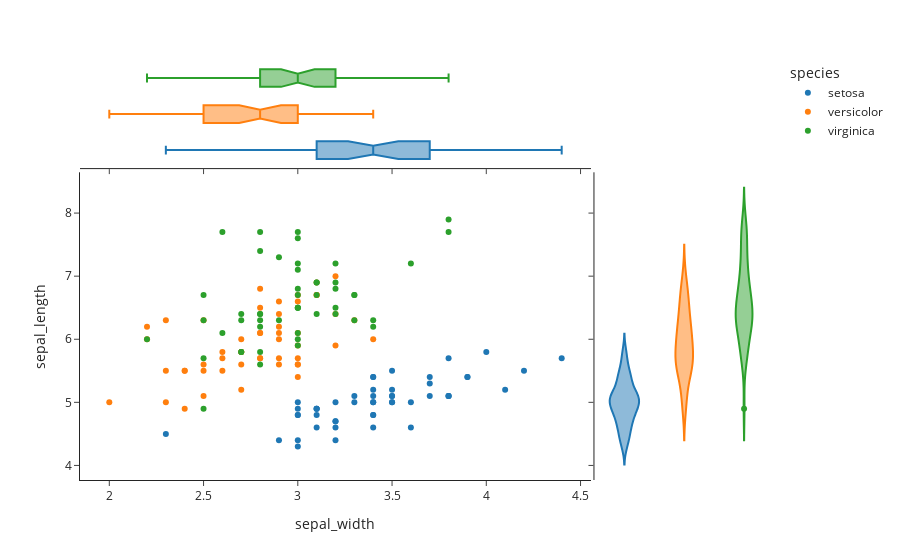

The code cell stored with this chart in its notebook:
### Code cell
fig = px.scatter(
    df,
    x="sepal_width",
    y="sepal_length",
    color="species",
    marginal_y="violin",
    marginal_x="box",
    template="simple_white",
)
fig.show()

### Figure 1 — Plotly figure (JSON) as saved in the notebook; plotly's stock layout.template omitted (floating-point values rounded to 4 significant figures)
{"data": [{"hovertemplate": "species=setosa<br>sepal_width=%{x}<br>sepal_length=%{y}<extra></extra>", "legendgroup": "setosa", "marker": {"color": "#1F77B4", "symbol": "circle"}, "mode": "markers", "name": "setosa", "orientation": "v", "showlegend": true, "type": "scatter", "x": [3.5, 3.0, 3.2, 3.1, 3.6, 3.9, 3.4, 3.4, 2.9, 3.1, 3.7, 3.4, 3.0, 3.0, 4.0, 4.4, 3.9, 3.5, 3.8, 3.8, 3.4, 3.7, 3.6, 3.3, 3.4, 3.0, 3.4, 3.5, 3.4, 3.2, 3.1, 3.4, 4.1, 4.2, 3.1, 3.2, 3.5, 3.1, 3.0, 3.4, 3.5, 2.3, 3.2, 3.5, 3.8, 3.0, 3.8, 3.2, 3.7, 3.3], "xaxis": "x", "y": [5.1, 4.9, 4.7, 4.6, 5.0, 5.4, 4.6, 5.0, 4.4, 4.9, 5.4, 4.8, 4.8, 4.3, 5.8, 5.7, 5.4, 5.1, 5.7, 5.1, 5.4, 5.1, 4.6, 5.1, 4.8, 5.0, 5.0, 5.2, 5.2, 4.7, 4.8, 5.4, 5.2, 5.5, 4.9, 5.0, 5.5, 4.9, 4.4, 5.1, 5.0, 4.5, 4.4, 5.0, 5.1, 4.8, 5.1, 4.6, 5.3, 5.0], "yaxis": "y"}, {"alignmentgroup": "True", "hovertemplate": "species=setosa<br>sepal_width=%{x}<extra></extra>", "legendgroup": "setosa", "marker": {"color": "#1F77B4", "symbol": "circle"}, "name": "setosa", "notched": true, "offsetgroup": "setosa", "showlegend": false, "type": "box", "x": [3.5, 3.0, 3.2, 3.1, 3.6, 3.9, 3.4, 3.4, 2.9, 3.1, 3.7, 3.4, 3.0, 3.0, 4.0, 4.4, 3.9, 3.5, 3.8, 3.8, 3.4, 3.7, 3.6, 3.3, 3.4, 3.0, 3.4, 3.5, 3.4, 3.2, 3.1, 3.4, 4.1, 4.2, 3.1, 3.2, 3.5, 3.1, 3.0, 3.4, 3.5, 2.3, 3.2, 3.5, 3.8, 3.0, 3.8, 3.2, 3.7, 3.3], "xaxis": "x3", "yaxis": "y3"}, {"alignmentgroup": "True", "hovertemplate": "species=setosa<br>sepal_length=%{y}<extra></extra>", "legendgroup": "setosa", "marker": {"color": "#1F77B4", "symbol": "circle"}, "name": "setosa", "offsetgroup": "setosa", "scalegroup": "y", "showlegend": false, "type": "violin", "xaxis": "x2", "y": [5.1, 4.9, 4.7, 4.6, 5.0, 5.4, 4.6, 5.0, 4.4, 4.9, 5.4, 4.8, 4.8, 4.3, 5.8, 5.7, 5.4, 5.1, 5.7, 5.1, 5.4, 5.1, 4.6, 5.1, 4.8, 5.0, 5.0, 5.2, 5.2, 4.7, 4.8, 5.4, 5.2, 5.5, 4.9, 5.0, 5.5, 4.9, 4.4, 5.1, 5.0, 4.5, 4.4, 5.0, 5.1, 4.8, 5.1, 4.6, 5.3, 5.0], "yaxis": "y2"}, {"hovertemplate": "species=versicolor<br>sepal_width=%{x}<br>sepal_length=%{y}<extra></extra>", "legendgroup": "versicolor", "marker": {"color": "#FF7F0E", "symbol": "circle"}, "mode": "markers", "name": "versicolor", "orientation": "v", "showlegend": true, "type": "scatter", "x": [3.2, 3.2, 3.1, 2.3, 2.8, 2.8, 3.3, 2.4, 2.9, 2.7, 2.0, 3.0, 2.2, 2.9, 2.9, 3.1, 3.0, 2.7, 2.2, 2.5, 3.2, 2.8, 2.5, 2.8, 2.9, 3.0, 2.8, 3.0, 2.9, 2.6, 2.4, 2.4, 2.7, 2.7, 3.0, 3.4, 3.1, 2.3, 3.0, 2.5, 2.6, 3.0, 2.6, 2.3, 2.7, 3.0, 2.9, 2.9, 2.5, 2.8], "xaxis": "x", "y": [7.0, 6.4, 6.9, 5.5, 6.5, 5.7, 6.3, 4.9, 6.6, 5.2, 5.0, 5.9, 6.0, 6.1, 5.6, 6.7, 5.6, 5.8, 6.2, 5.6, 5.9, 6.1, 6.3, 6.1, 6.4, 6.6, 6.8, 6.7, 6.0, 5.7, 5.5, 5.5, 5.8, 6.0, 5.4, 6.0, 6.7, 6.3, 5.6, 5.5, 5.5, 6.1, 5.8, 5.0, 5.6, 5.7, 5.7, 6.2, 5.1, 5.7], "yaxis": "y"}, {"alignmentgroup": "True", "hovertemplate": "species=versicolor<br>sepal_width=%{x}<extra></extra>", "legendgroup": "versicolor", "marker": {"color": "#FF7F0E", "symbol": "circle"}, "name": "versicolor", "notched": true, "offsetgroup": "versicolor", "showlegend": false, "type": "box", "x": [3.2, 3.2, 3.1, 2.3, 2.8, 2.8, 3.3, 2.4, 2.9, 2.7, 2.0, 3.0, 2.2, 2.9, 2.9, 3.1, 3.0, 2.7, 2.2, 2.5, 3.2, 2.8, 2.5, 2.8, 2.9, 3.0, 2.8, 3.0, 2.9, 2.6, 2.4, 2.4, 2.7, 2.7, 3.0, 3.4, 3.1, 2.3, 3.0, 2.5, 2.6, 3.0, 2.6, 2.3, 2.7, 3.0, 2.9, 2.9, 2.5, 2.8], "xaxis": "x3", "yaxis": "y3"}, {"alignmentgroup": "True", "hovertemplate": "species=versicolor<br>sepal_length=%{y}<extra></extra>", "legendgroup": "versicolor", "marker": {"color": "#FF7F0E", "symbol": "circle"}, "name": "versicolor", "offsetgroup": "versicolor", "scalegroup": "y", "showlegend": false, "type": "violin", "xaxis": "x2", "y": [7.0, 6.4, 6.9, 5.5, 6.5, 5.7, 6.3, 4.9, 6.6, 5.2, 5.0, 5.9, 6.0, 6.1, 5.6, 6.7, 5.6, 5.8, 6.2, 5.6, 5.9, 6.1, 6.3, 6.1, 6.4, 6.6, 6.8, 6.7, 6.0, 5.7, 5.5, 5.5, 5.8, 6.0, 5.4, 6.0, 6.7, 6.3, 5.6, 5.5, 5.5, 6.1, 5.8, 5.0, 5.6, 5.7, 5.7, 6.2, 5.1, 5.7], "yaxis": "y2"}, {"hovertemplate": "species=virginica<br>sepal_width=%{x}<br>sepal_length=%{y}<extra></extra>", "legendgroup": "virginica", "marker": {"color": "#2CA02C", "symbol": "circle"}, "mode": "markers", "name": "virginica", "orientation": "v", "showlegend": true, "type": "scatter", "x": [3.3, 2.7, 3.0, 2.9, 3.0, 3.0, 2.5, 2.9, 2.5, 3.6, 3.2, 2.7, 3.0, 2.5, 2.8, 3.2, 3.0, 3.8, 2.6, 2.2, 3.2, 2.8, 2.8, 2.7, 3.3, 3.2, 2.8, 3.0, 2.8, 3.0, 2.8, 3.8, 2.8, 2.8, 2.6, 3.0, 3.4, 3.1, 3.0, 3.1, 3.1, 3.1, 2.7, 3.2, 3.3, 3.0, 2.5, 3.0, 3.4, 3.0], "xaxis": "x", "y": [6.3, 5.8, 7.1, 6.3, 6.5, 7.6, 4.9, 7.3, 6.7, 7.2, 6.5, 6.4, 6.8, 5.7, 5.8, 6.4, 6.5, 7.7, 7.7, 6.0, 6.9, 5.6, 7.7, 6.3, 6.7, 7.2, 6.2, 6.1, 6.4, 7.2, 7.4, 7.9, 6.4, 6.3, 6.1, 7.7, 6.3, 6.4, 6.0, 6.9, 6.7, 6.9, 5.8, 6.8, 6.7, 6.7, 6.3, 6.5, 6.2, 5.9], "yaxis": "y"}, {"alignmentgroup": "True", "hovertemplate": "species=virginica<br>sepal_width=%{x}<extra></extra>", "legendgroup": "virginica", "marker": {"color": "#2CA02C", "symbol": "circle"}, "name": "virginica", "notched": true, "offsetgroup": "virginica", "showlegend": false, "type": "box", "x": [3.3, 2.7, 3.0, 2.9, 3.0, 3.0, 2.5, 2.9, 2.5, 3.6, 3.2, 2.7, 3.0, 2.5, 2.8, 3.2, 3.0, 3.8, 2.6, 2.2, 3.2, 2.8, 2.8, 2.7, 3.3, 3.2, 2.8, 3.0, 2.8, 3.0, 2.8, 3.8, 2.8, 2.8, 2.6, 3.0, 3.4, 3.1, 3.0, 3.1, 3.1, 3.1, 2.7, 3.2, 3.3, 3.0, 2.5, 3.0, 3.4, 3.0], "xaxis": "x3", "yaxis": "y3"}, {"alignmentgroup": "True", "hovertemplate": "species=virginica<br>sepal_length=%{y}<extra></extra>", "legendgroup": "virginica", "marker": {"color": "#2CA02C", "symbol": "circle"}, "name": "virginica", "offsetgroup": "virginica", "scalegroup": "y", "showlegend": false, "type": "violin", "xaxis": "x2", "y": [6.3, 5.8, 7.1, 6.3, 6.5, 7.6, 4.9, 7.3, 6.7, 7.2, 6.5, 6.4, 6.8, 5.7, 5.8, 6.4, 6.5, 7.7, 7.7, 6.0, 6.9, 5.6, 7.7, 6.3, 6.7, 7.2, 6.2, 6.1, 6.4, 7.2, 7.4, 7.9, 6.4, 6.3, 6.1, 7.7, 6.3, 6.4, 6.0, 6.9, 6.7, 6.9, 5.8, 6.8, 6.7, 6.7, 6.3, 6.5, 6.2, 5.9], "yaxis": "y2"}], "layout": {"legend": {"title": {"text": "species"}, "tracegroupgap": 0}, "margin": {"t": 60}, "xaxis": {"anchor": "y", "domain": [0, 0.7363], "title": {"text": "sepal_width"}}, "xaxis2": {"anchor": "y2", "domain": [0.7413, 1], "matches": "x2", "showline": false, "showticklabels": false, "ticks": ""}, "xaxis3": {"anchor": "y3", "domain": [0, 0.7363], "matches": "x", "showticklabels": false}, "xaxis4": {"anchor": "y4", "domain": [0.7413, 1], "matches": "x2", "showline": false, "showticklabels": false, "ticks": ""}, "yaxis": {"anchor": "x", "domain": [0, 0.7326], "title": {"text": "sepal_length"}}, "yaxis2": {"anchor": "x2", "domain": [0, 0.7326], "matches": "y", "showticklabels": false}, "yaxis3": {"anchor": "x3", "domain": [0.7426, 1], "matches": "y3", "showline": false, "showticklabels": false, "ticks": ""}, "yaxis4": {"anchor": "x4", "domain": [0.7426, 1], "matches": "y3", "showline": false, "showticklabels": false, "ticks": ""}}}
